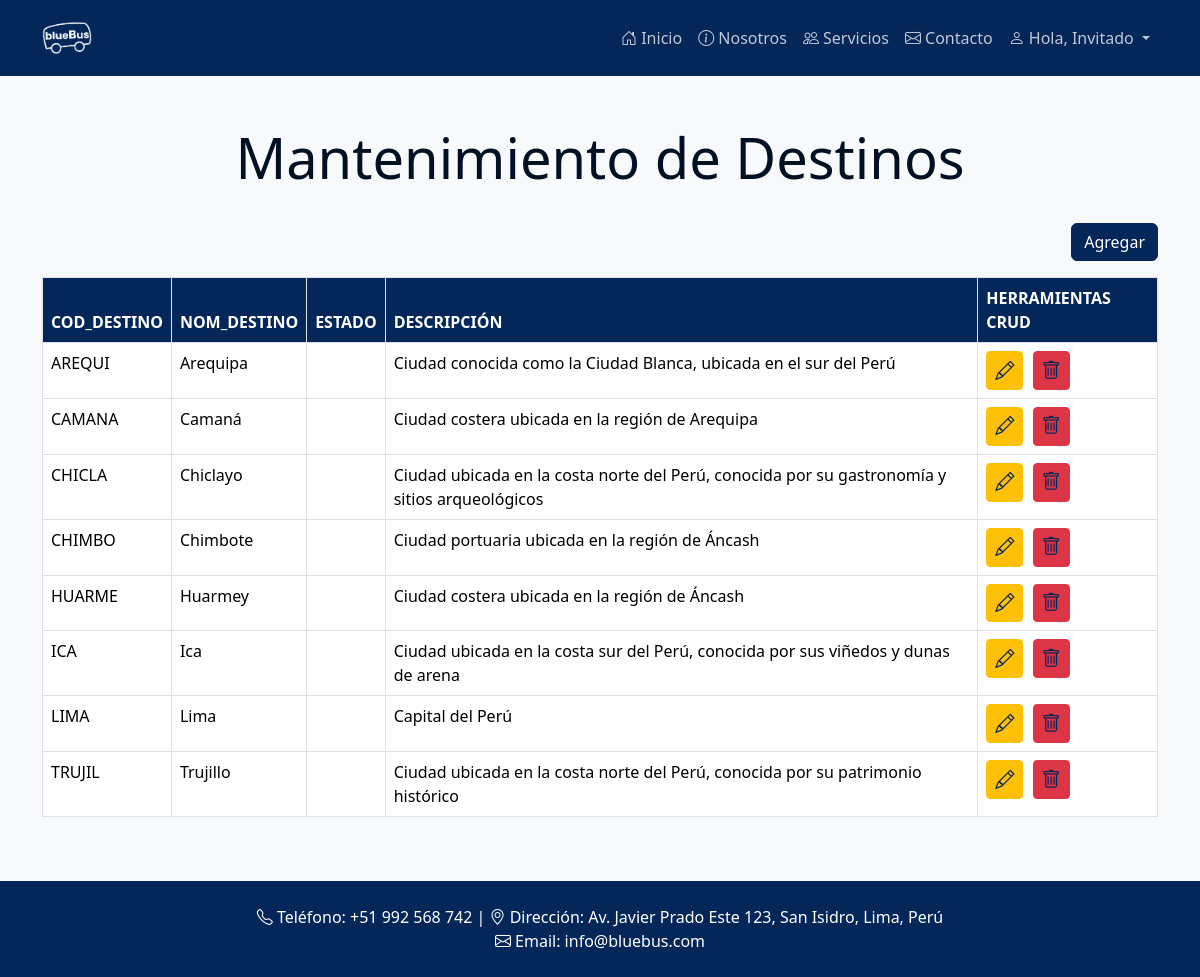
/crudDestino.php, run on the app's committed database.
### tables this page shows
CREATE TABLE DESTINO (
    COD_DESTINO CHAR(6) NOT NULL PRIMARY KEY,
    NOM_DESTINO VARCHAR(50) NOT NULL,
    DESCRIPCION TEXT
);

### Admin.php (called while the page is built, shortened)
<?php
include_once './Conexion.php';
class Admin
{
    function listarDestinosAdmin()
    {
        $cn = new Conexion();
        $sql = "CALL ListarDestinosAdmin()";
        $res = mysqli_query($cn->conecta(), $sql) or die(mysqli_error($cn->conecta()));
        $destinos = array();
        while ($fila = mysqli_fetch_assoc($res)) {
            $destinos[] = $fila;
        }
        return $destinos;
    }
}

### Conexion.php (called while the page is built, shortened)
<?php
class Conexion
{
    private $cn = null;
    function conecta()
    {
        if ($this->cn == null) {
            $this->cn = mysqli_connect("localhost", "root", "", "bdviajesbus");
        }
        return $this->cn;
    }
}

### crudDestino.php (the view, shortened to what this page needs)
<?php
include_once './Admin.php';
$objAdmin = new Admin();
$destinos = $objAdmin->listarDestinosAdmin();
?>
<!DOCTYPE html>
<html lang="es">
<head>
  <link href="https://cdn.jsdelivr.net/npm/tailwindcss@2.2.19/dist/tailwind.min.css" rel="stylesheet">
  <link href="https://cdn.jsdelivr.net/npm/bootstrap@5.3.3/dist/css/bootstrap.min.css" rel="stylesheet">
  <link rel="stylesheet" href="https://cdn.jsdelivr.net/npm/bootstrap-icons@1.11.3/font/bootstrap-icons.min.css">
  <link href="css/crud_styles.css" rel="stylesheet" type="text/css" />
  <link href="css/navbar.css" rel="stylesheet" type="text/css" />
  <link rel="stylesheet" href="https://cdn.jsdelivr.net/npm/sweetalert2@11.1.9/dist/sweetalert2.min.css">
</head>
<body>
  <?php require_once "components/navbar.php"; ?>
  <header class="container mt-5 mb-4 text-center">
    <h1 class="display-4">Mantenimiento de Destinos</h1>
  </header>
  <main class="container mb-5">
    <div class="d-flex justify-content-end">
      <button type="button" class="btn btn-primary custom-btn mb-3" data-bs-toggle="modal" data-bs-target="#agregarModal">Agregar</button>
    </div>
    <div class="table-responsive">
      <table class="table table-bordered">
        <thead>
          <tr>
            <th>COD_DESTINO</th>
            <th>NOM_DESTINO</th>
            <th>ESTADO</th>
            <th>DESCRIPCIÓN</th>
            <th>HERRAMIENTAS CRUD</th>
          </tr>
        </thead>
        <tbody>
          <?php foreach ($destinos as $destino) : ?>
            <tr>
              <td><?= $destino['COD_DESTINO'] ?></td>
              <td><?= $destino['NOM_DESTINO'] ?></td>
              <td><?= $destino['ESTADO'] ?></td>
              <td><?= $destino['DESCRIPCION'] ?></td>
              <td>
                <a href="#" class="btn btn-sm btn-warning btn-crud" title="Editar"><i class="bi bi-pencil"></i></a>
                <a href="#" class="btn btn-sm btn-danger btn-crud" title="Eliminar"><i class="bi bi-trash"></i></a>
              </td>
            </tr>
          <?php endforeach; ?>
        </tbody>
      </table>
    </div>
  </main>
  <footer id="contacto" class="text-white text-center py-4 mt-auto">
    <div class="container">
      <p class="mb-0"><i class="bi bi-telephone"></i> Teléfono: +51 992 568 742 | <i class="bi bi-geo-alt"></i> Dirección: Av. Javier Prado Este 123, San Isidro, Lima, Perú</p>
      <p class="mb-0"><i class="bi bi-envelope"></i> Email: info@bluebus.com</p>
    </div>
  </footer>
</body>
</html>

### css/crud_styles.css (style rules this page uses)
body { min-height: 100vh; display: flex; flex-direction: column; background-color: #f8f9fa; color: #021024; }
footer { background-color: #052659; }
.table thead th { background-color: #052659; color: #ffffff; }
.custom-btn { background-color: #052659 !important; border-color: #052659 !important; }
.table td a { color: #052659; }
.btn-crud { margin-right: 5px; }
.btn-crud .bi { font-size: 1.2rem; }

### data on the page
destino: COD_DESTINO "AREQUI", NOM_DESTINO "Arequipa", DESCRIPCION "Ciudad conocida como la Ciudad Blanca, ubicada en el sur del Perú"
destino: COD_DESTINO "CAMANA", NOM_DESTINO "Camaná", DESCRIPCION "Ciudad costera ubicada en la región de Arequipa"
destino: COD_DESTINO "CHICLA", NOM_DESTINO "Chiclayo", DESCRIPCION "Ciudad ubicada en la costa norte del Perú, conocida por su gastronomía y sitios arqueológicos"
destino: COD_DESTINO "CHIMBO", NOM_DESTINO "Chimbote", DESCRIPCION "Ciudad portuaria ubicada en la región de Áncash"
destino: COD_DESTINO "HUARME", NOM_DESTINO "Huarmey", DESCRIPCION "Ciudad costera ubicada en la región de Áncash"
destino: COD_DESTINO "ICA", NOM_DESTINO "Ica", DESCRIPCION "Ciudad ubicada en la costa sur del Perú, conocida por sus viñedos y dunas de arena"
destino: COD_DESTINO "LIMA", NOM_DESTINO "Lima", DESCRIPCION "Capital del Perú"
destino: COD_DESTINO "TRUJIL", NOM_DESTINO "Trujillo", DESCRIPCION "Ciudad ubicada en la costa norte del Perú, conocida por su patrimonio histórico"
